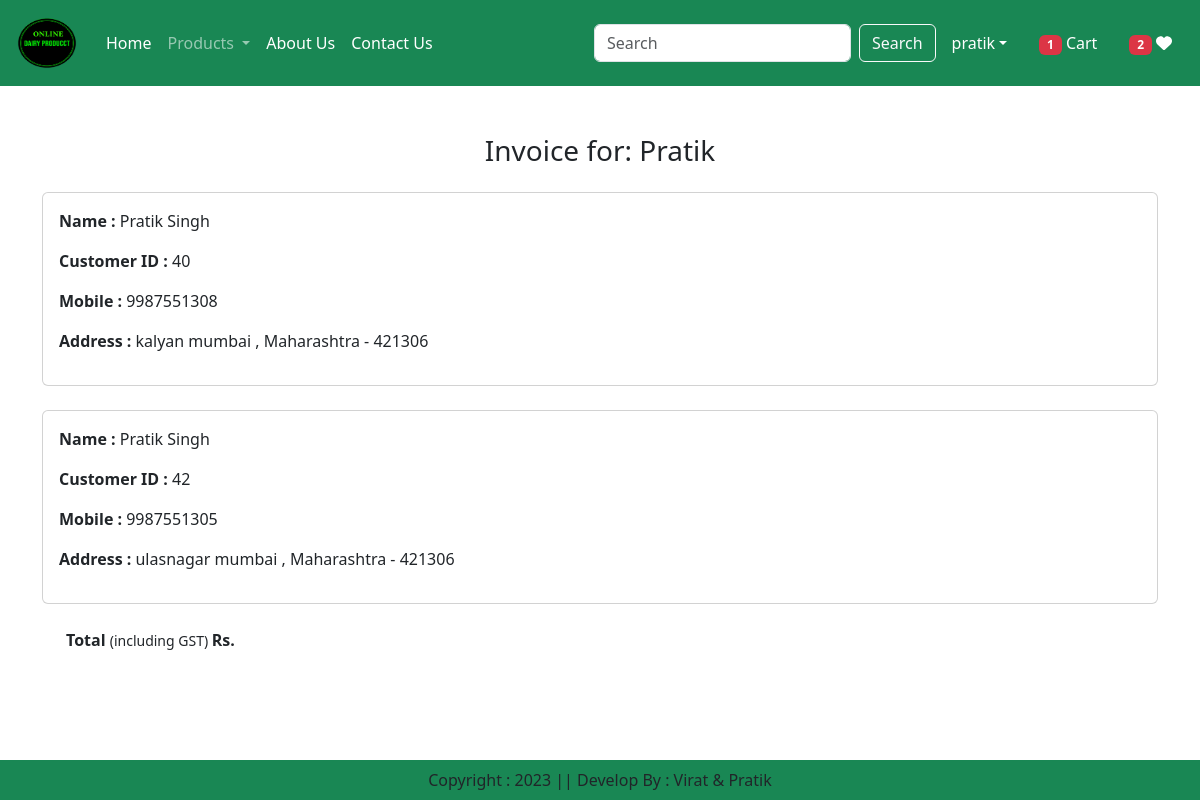
Page /invoice/ (signed in) on the committed database.
### app/models.py (models this page shows, shortened)
class Customer (models.Model):
    user = models.ForeignKey(User,on_delete=models.CASCADE)
    name = models.CharField(max_length=20)
    locality = models.TextField(max_length=30)
    city = models.CharField(max_length=30)
    mobile = models.CharField(max_length=10, unique=True, validators=[validate_mobile_number])
    zipcode = models.CharField(max_length=6)
    state = models.TextField(choices=STATE_CHOICES, max_length=100)

### app/views.py (the view)
# urls.py: path('invoice/', views.invoice, name='invoice'),
def invoice(request):
    add = Customer.objects.filter(user=request.user)
    totalitem = 0
    wishitem = 0
    if request.user.is_authenticated:
        totalitem = len(Cart.objects.filter(user=request.user))
        wishitem = len(Wishlist.objects.filter(user=request.user))
    return render(request,"app/invoice.html",locals())

### app/templates/app/invoice.html (shortened to what this page needs)
{% extends 'app/index.html' %}
{% load static %}
{% block main-content %}
<div class="container my-5">
    <div class="row">
        <div class="col-12 text-center">
            <h3>Invoice for: <span class="text-capitalize">{{ request.user }}</span></h3>
    </div>
</div>
 <form action="/checkout/" method="POST" id="myform">
    {% for ad in add %}
    <div class="card">
        <div class="card-body">
            <p><strong>Name : </strong> {{ad.name}} </p>
            <p> <strong> Customer ID : </strong> {{ad.pk}}
            <p><strong> Mobile : </strong> {{ad.mobile}} </p>
            <p> <strong> Address : </strong>{{ad.locality}} {{ad.city}} , {{ad.state}} - {{ad.zipcode}} </p>
        </div>
    </div>
   <br>
    {% endfor %}
    <div class="form-check mb-3">
        <li class="list-group-item d-flex justify-content-between align-items-center border-0 px-0 mb-3">
            <div>
                <strong> Total </strong> <small> (including GST) </small>
            <span id="totalamount"> <strong> Rs. {{totalamount}} </strong> </span>
        </li>
    </div>
{% endblock main-content %}

### app/templates/app/index.html (shortened to what this page needs)
<!DOCTYPE html>
{% load static %}
<html lang="en">
<head>
    <link href="https://cdn.jsdelivr.net/npm/bootstrap@5.3.1/dist/css/bootstrap.min.css" rel="stylesheet">
    <link rel="stylesheet" href="{% static 'app/css/owl.carousel.min.css' %}"/>
    <link rel="stylesheet" href="{% static 'app/css/all.min.css' %}"/>
    <link rel="stylesheet" href="{% static 'app/css/style.css' %}"/>
</head>
<body>
    <nav class="navbar navbar-expand-lg navbar-dark bg-success  bg-body-tertiart">
        <div class="container-fluid">
          <a class="navbar-brand" href="#">
            <img src="{% static "app/images/product/logo3.png" %}" width="70" height="60" alt="logo"/> </a>
          <div class="collapse navbar-collapse" id="navbarSupportedContent">
            <ul class="navbar-nav me-auto mb-2 mb-lg-0">
              {% if request.user.is_authenticated %}
              <li class="nav-item">
                <a class="nav-link active" aria-current="page" href="/">Home</a>
              </li>
              <li class="nav-item dropdown">
                <a class="nav-link dropdown-toggle" href="#" role="button" data-bs-toggle="dropdown" aria-expanded="false">
                  Products
                </a>
            </li>
              <li class="nav-item">
                <a class="nav-link text-white"  href="{% url 'about' %}">About Us</a>
              </li>
              <li class="nav-item">
                <a class="nav-link text-white"  href="{% url 'contact' %}">Contact Us</a>
              </li>
            </ul>
            <form class="d-flex" role="search" action="/search">
              <input class="form-control  me-2" type="search" placeholder="Search" name="search" aria-label="Search">
              <button class="btn btn-outline-light" type="submit">Search</button>
            </form>
          </div>
          <ul class="navbar-nav me-auto mb-2 mb-lg-0">
            <li class="nav-item dropdown mx-2">
                <a class="nav-link dropdown-toggle text-white" href="#"
                id="profileDropdown" role="button" data-bs-toggle="dropdown"
                aria-expanded="false">{{request.user}}</a>
            </li>
            <li class="nav-item mx-2">
                <a href="{% url 'showcart' %}" class="nav-link text-white"> <span class="badge bg-danger">{% if totalitem > 0 %} {{totalitem}} {% endif %} </span> Cart </a>
            </li>
            <li class="nav-item mx-2">
                <a href="{% url 'showwishlist' %}" class="nav-link text-white"> <span class="badge bg-danger">{% if wishitem > 0 %} {{wishitem}} {% endif %} </span>  <i class="fa fa-heart"> </i> </a>
            </li>
            {% endif %}
          </ul>
        </div>
      </nav>
      {% block main-content %}{% endblock main-content %}
      <footer class="container-fluid fixed-bottom bg-success text-center p-2  mt-5 ">
        Copyright : 2023 || Develop By : Virat & Pratik
      </footer>
  </body>
</html>

### rows in the picture
Customer: name "Pratik Singh", pk "40", mobile "9987551308", locality "kalyan", city "mumbai", state "Maharashtra", zipcode "421306"
Customer: name "Pratik Singh", pk "42", mobile "9987551305", locality "ulasnagar", city "mumbai", state "Maharashtra", zipcode "421306"

### other values in the picture
{{ request.user }} "pratik"
{{ totalitem }} "1"
{{ wishitem }} "2"
{{ request.user }} "Pratik"
